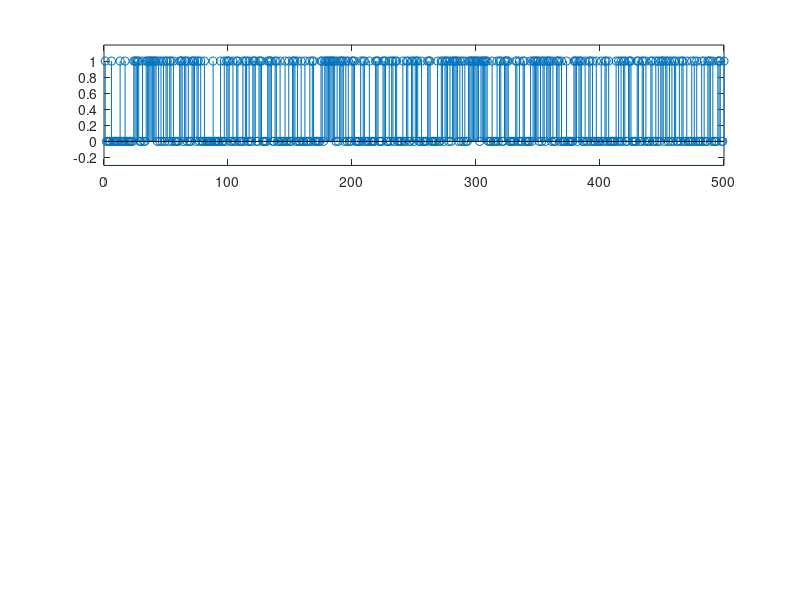

This figure's MATLAB source: (Note: this script raises an error after producing the figure.)
%% QPSK Modulator
clear all
close all
clc


N=500; % Pocet datovych bitu
% Testovaci data, bud nahodne nebo same nuly
data = randsrc(1,N,[0 1]); % Generuje nahodna data podle slovniku [0,1]
%data = randsrc(1,N, [0,0]);
Rb = 1e3; % Bitrate
amplitude = 1;


% Rozlisi liche a sude datove bity
oddBits = data(1:2:end);
evenBits = data(2:2:end);

figure()
subplot(311)
title('Pure data bits')
stem(data)
% Limity rozsahu os musi byt za volanim funkce stem(), jinak to nefunguje
ylim([-0.3 1.2])

Fc = 2*Rb; % Kmitocet nosne vlny

% Zakodovana data pomoci skriptu NRZ encoder
[evenTime,evenNrzData,Fs]=NRZ_Encoder(evenBits,Rb,amplitude,'Polar');
[oddTime,oddNrzData]=NRZ_Encoder(oddBits,Rb,amplitude,'Polar');

% Vytvori se synfazni a kvadraturni slozka
inPhaseOsc = 1/sqrt(2)*cos(2*pi*Fc*evenTime);
quadPhaseOsc = 1/sqrt(2)*sin(2*pi*Fc*oddTime);

% Vektor QPSK signalu
qpskModulated = oddNrzData.*quadPhaseOsc + evenNrzData.*inPhaseOsc;

% Vizualizace dat
Tb=1/Rb;
subplot(312);
stem(data);
xlabel('Samples');
ylabel('Amplitude');
title('Input Binary Data');
axis([0,N,-0.5,1.5]);

subplot(313);
% [todo] nastudovat funkci plotHandle()
% Funkce plot vraci hodnotu, funkce plotHandle se pak dale asi vyuzije
plotHandle=plot(qpskModulated);
xlabel('Samples');
ylabel('Amplitude');
title('QPSK modulated Data');
xlimits = xlim;   
ylimits = ylim;
axis([xlimits,ylimits(1)-0.5,ylimits(2)+0.5]) ;
grid on;

% Ted uz mame QPSK signal, ktery nese informaci.
% Udelame rychlou fourierovu transformaci

fftqpskmodulated = abs(fft(qpskModulated));
% fftqpskmodulated = filter([0.2 0.2 0.2 0.2 0.2], 1, fftqpskmodulated);
figure()
subplot(211)
plot(fftqpskmodulated);
title('fft of qpsk modulated data');
xlabel('frequency [Hz]');
ylabel('value [V]');
grid on;

subplot(212)
% Vyfiltrovat signal filtrem s koeficienty 1/N delky N
fftqpskmodulated = filter([0.05 0.05 0.05 0.05 0.05 0.05 0.05 0.05 0.05 0.05 ...
    0.05 0.05 0.05 0.05 0.05 0.05 0.05 0.05 0.05 0.05 ], 1, fftqpskmodulated);
plot(fftqpskmodulated);

title('fft of qpsk modulated data');
xlabel('frequency [Hz]');
ylabel('value [V]');
grid on;

% Ulozit nekolik analyz do souboru, tyto pak postoupit naladeni detekcniho
% prahu





















